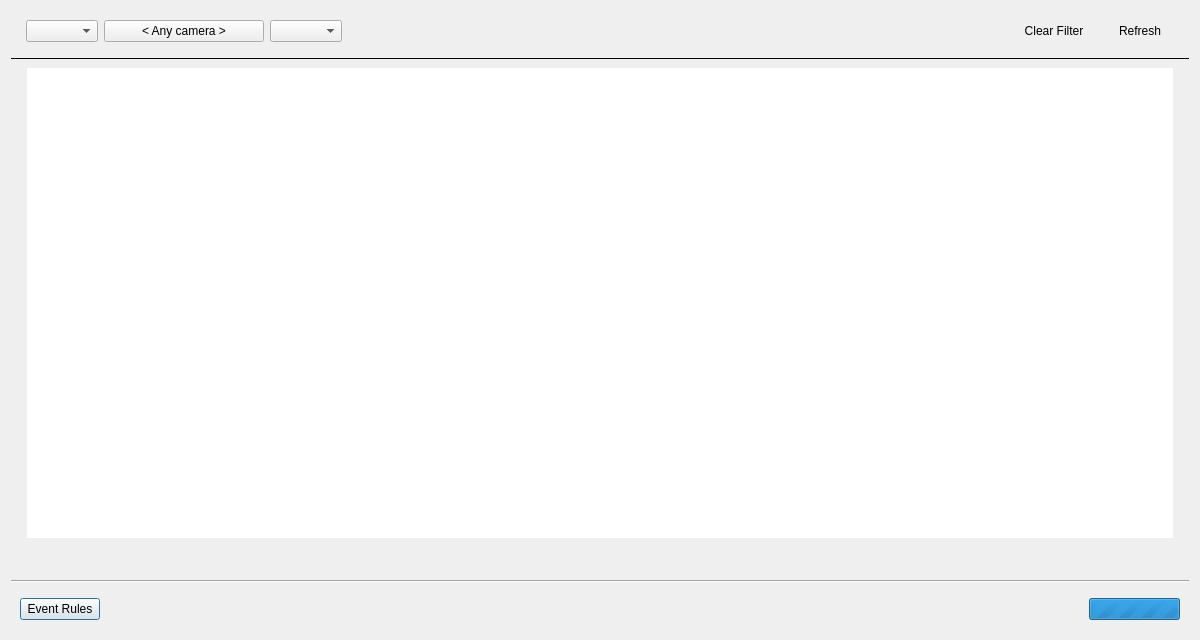
<?xml version="1.0" encoding="UTF-8"?>
<ui version="4.0">
 <class>EventLogDialog</class>
 <widget class="QDialog" name="EventLogDialog">
  <property name="geometry">
   <rect>
    <x>0</x>
    <y>0</y>
    <width>1200</width>
    <height>640</height>
   </rect>
  </property>
  <property name="windowTitle">
   <string>Event Log</string>
  </property>
  <layout class="QVBoxLayout" name="verticalLayout" stretch="0,0,1,0,0">
   <item>
    <widget class="QnPanel" name="widget" native="true">
     <layout class="QHBoxLayout" name="panelLayout">
      <item>
       <widget class="QnDateRangeWidget" name="dateRangeWidget" native="true"/>
      </item>
      <item>
       <widget class="QnTreeComboBox" name="eventComboBox">
        <property name="maxVisibleItems">
         <number>100</number>
        </property>
       </widget>
      </item>
      <item>
       <widget class="QnSelectDevicesButton" name="cameraButton">
        <property name="minimumSize">
         <size>
          <width>160</width>
          <height>0</height>
         </size>
        </property>
        <property name="mouseTracking">
         <bool>true</bool>
        </property>
        <property name="text">
         <string>&lt; Any camera &gt;</string>
        </property>
        <property name="autoDefault">
         <bool>false</bool>
        </property>
       </widget>
      </item>
      <item>
       <widget class="QComboBox" name="actionComboBox">
        <property name="maxVisibleItems">
         <number>100</number>
        </property>
       </widget>
      </item>
      <item>
       <spacer name="horizontalSpacer_2">
        <property name="orientation">
         <enum>Qt::Horizontal</enum>
        </property>
        <property name="sizeHint" stdset="0">
         <size>
          <width>20</width>
          <height>20</height>
         </size>
        </property>
       </spacer>
      </item>
      <item>
       <widget class="QPushButton" name="clearFilterButton">
        <property name="focusPolicy">
         <enum>Qt::TabFocus</enum>
        </property>
        <property name="text">
         <string>Clear Filter</string>
        </property>
        <property name="autoDefault">
         <bool>false</bool>
        </property>
        <property name="flat">
         <bool>true</bool>
        </property>
       </widget>
      </item>
      <item>
       <widget class="QPushButton" name="refreshButton">
        <property name="focusPolicy">
         <enum>Qt::TabFocus</enum>
        </property>
        <property name="text">
         <string>Refresh</string>
        </property>
        <property name="autoDefault">
         <bool>false</bool>
        </property>
        <property name="flat">
         <bool>true</bool>
        </property>
       </widget>
      </item>
     </layout>
    </widget>
   </item>
   <item>
    <widget class="Line" name="topLine">
     <property name="frameShadow">
      <enum>QFrame::Plain</enum>
     </property>
     <property name="orientation">
      <enum>Qt::Horizontal</enum>
     </property>
    </widget>
   </item>
   <item>
    <widget class="QStackedWidget" name="stackedWidget">
     <widget class="QWidget" name="gridPage">
      <layout class="QVBoxLayout" name="verticalLayout_3">
       <property name="leftMargin">
        <number>16</number>
       </property>
       <property name="topMargin">
        <number>2</number>
       </property>
       <property name="rightMargin">
        <number>16</number>
       </property>
       <property name="bottomMargin">
        <number>16</number>
       </property>
       <item>
        <widget class="QnTableView" name="gridEvents">
         <property name="mouseTracking">
          <bool>true</bool>
         </property>
         <property name="contextMenuPolicy">
          <enum>Qt::CustomContextMenu</enum>
         </property>
         <property name="frameShape">
          <enum>QFrame::NoFrame</enum>
         </property>
         <property name="editTriggers">
          <set>QAbstractItemView::NoEditTriggers</set>
         </property>
         <property name="showGrid">
          <bool>false</bool>
         </property>
         <property name="sortingEnabled">
          <bool>true</bool>
         </property>
         <attribute name="horizontalHeaderStretchLastSection">
          <bool>true</bool>
         </attribute>
         <attribute name="verticalHeaderVisible">
          <bool>false</bool>
         </attribute>
         <attribute name="verticalHeaderShowSortIndicator" stdset="0">
          <bool>true</bool>
         </attribute>
         <attribute name="verticalHeaderStretchLastSection">
          <bool>false</bool>
         </attribute>
        </widget>
       </item>
       <item>
        <widget class="QLabel" name="statusLabel">
         <property name="text">
          <string notr="true"/>
         </property>
        </widget>
       </item>
      </layout>
     </widget>
     <widget class="QWidget" name="warnPage">
      <layout class="QVBoxLayout" name="verticalLayout_2">
       <item>
        <widget class="QLabel" name="warningLabel">
         <property name="text">
          <string>All Servers are offline. Logs are not available.</string>
         </property>
         <property name="alignment">
          <set>Qt::AlignCenter</set>
         </property>
        </widget>
       </item>
      </layout>
     </widget>
    </widget>
   </item>
   <item>
    <widget class="Line" name="bottomLine">
     <property name="orientation">
      <enum>Qt::Horizontal</enum>
     </property>
    </widget>
   </item>
   <item>
    <widget class="QWidget" name="extrasWidget" native="true">
     <layout class="QHBoxLayout" name="horizontalLayout_2">
      <item>
       <widget class="QPushButton" name="eventRulesButton">
        <property name="text">
         <string>Event Rules</string>
        </property>
       </widget>
      </item>
      <item>
       <spacer name="horizontalSpacer_4">
        <property name="orientation">
         <enum>Qt::Horizontal</enum>
        </property>
        <property name="sizeHint" stdset="0">
         <size>
          <width>40</width>
          <height>20</height>
         </size>
        </property>
       </spacer>
      </item>
      <item>
       <widget class="QProgressBar" name="loadingProgressBar">
        <property name="sizePolicy">
         <sizepolicy hsizetype="Fixed" vsizetype="Fixed">
          <horstretch>0</horstretch>
          <verstretch>0</verstretch>
         </sizepolicy>
        </property>
        <property name="maximum">
         <number>0</number>
        </property>
        <property name="value">
         <number>-1</number>
        </property>
       </widget>
      </item>
     </layout>
    </widget>
   </item>
  </layout>
 </widget>
 <customwidgets>
  <customwidget>
   <class>QnTableView</class>
   <extends>QTableView</extends>
   <header location="global">ui/widgets/common/table_view.h</header>
  </customwidget>
  <customwidget>
   <class>QnPanel</class>
   <extends>QWidget</extends>
   <header location="global">ui/widgets/common/panel.h</header>
   <container>1</container>
  </customwidget>
  <customwidget>
   <class>QnDateRangeWidget</class>
   <extends>QWidget</extends>
   <header location="global">ui/widgets/common/date_range_widget.h</header>
   <container>1</container>
  </customwidget>
  <customwidget>
   <class>QnSelectDevicesButton</class>
   <extends>QPushButton</extends>
   <header location="global">ui/widgets/select_devices_button.h</header>
  </customwidget>
  <customwidget>
   <class>QnTreeComboBox</class>
   <extends>QComboBox</extends>
   <header location="global">ui/widgets/common/tree_combo_box.h</header>
  </customwidget>
 </customwidgets>
 <resources/>
 <connections/>
</ui>
